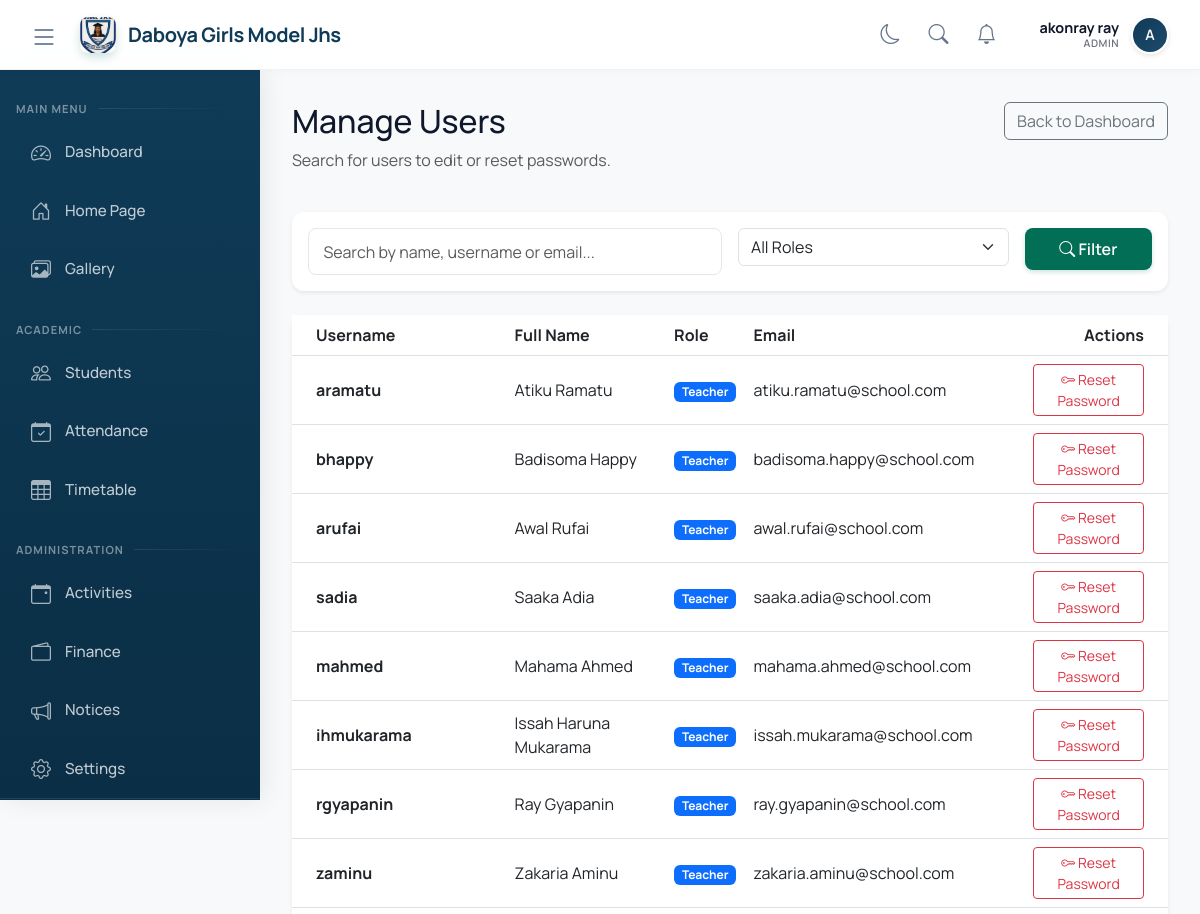
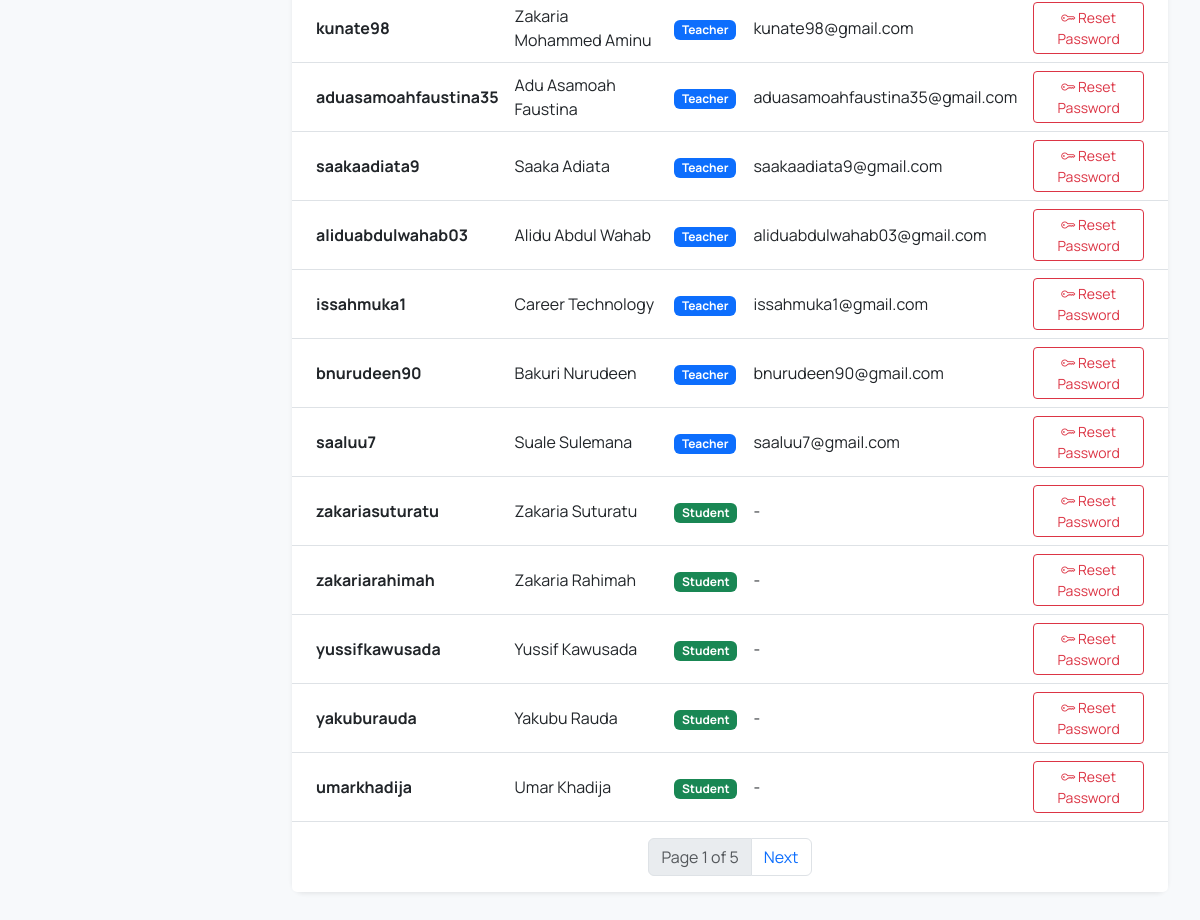
Screenshot of /accounts/users/ (signed in) with the database file from the repository (2 pictures, top to bottom).
### academics/models.py (models this page shows, shortened)
class SchoolInfo(models.Model):
    name = models.CharField(max_length=200, default="Daboya Girls Model JHS")
    address = models.TextField(default="P.O. Box 6, Daboya, North Gonja District")
    phone = models.CharField(max_length=50, default="024-0852910")
    email = models.EmailField(default="info@daboyagirlsmodel.edu.gh")
    motto = models.CharField(max_length=200, default="Success, Our Concern")
    logo = models.ImageField(upload_to='school_logo/', null=True, blank=True)
    class Meta:
        verbose_name_plural = "School Information"

### accounts/models.py (models this page shows, shortened)
class User(AbstractUser):
    USER_TYPES = (
        ('admin', 'Admin'),
        ('teacher', 'Teacher'),
        ('student', 'Student'),
        ('parent', 'Parent'),
    )
    user_type = models.CharField(max_length=10, choices=USER_TYPES)
    phone = models.CharField(max_length=15, blank=True)
    address = models.TextField(blank=True)
    profile_picture = models.ImageField(upload_to='profiles/', null=True, blank=True)

### accounts/views.py (the view, shortened to what this page needs)
# urls.py: path('users/', views.manage_users, name='manage_users'),
@login_required
def manage_users(request):
    User = get_user_model()
    if getattr(request.user, 'user_type', 'none') != 'admin':
        messages.error(request, 'Access denied. Admin only.')
        return redirect('dashboard')
    query = request.GET.get('q', '')
    role_filter = request.GET.get('role', '')
    users_list = User.objects.all().order_by('-date_joined')
    if role_filter:
        users_list = users_list.filter(user_type=role_filter)
    paginator = Paginator(users_list, 20)
    page_number = request.GET.get('page')
    page_obj = paginator.get_page(page_number)
    return render(request, 'accounts/manage_users.html', {
        'users': page_obj,
        'query': query,
        'role_filter': role_filter
    })

### templates/accounts/manage_users.html (shortened to what this page needs)
{% extends 'base.html' %}
{% load crispy_forms_tags %}
{% block content %}
<div class="row mb-4">
    <div class="col-md-6">
        <h2>Manage Users</h2>
        <p class="text-muted">Search for users to edit or reset passwords.</p>
    </div>
    <div class="col-md-6 text-end">
        <a href="{% url 'dashboard' %}" class="btn btn-outline-secondary">Back to Dashboard</a>
    </div>
</div>
<div class="card border-0 shadow-sm mb-4">
    <div class="card-body">
        <form method="get" class="row g-3">
            <div class="col-md-6">
                <input type="text" name="q" class="form-control" placeholder="Search by name, username or email..." value="{{ query }}">
            </div>
            <div class="col-md-4">
                <select name="role" class="form-select">
                    <option value="">All Roles</option>
                </select>
            </div>
            <div class="col-md-2">
                <button type="submit" class="btn btn-primary w-100"><i class="bi bi-search"></i> Filter</button>
            </div>
        </form>
    </div>
</div>
<div class="card border-0 shadow-sm">
    <div class="card-body p-0">
        <div class="table-responsive">
            <table class="table table-hover align-middle mb-0">
                <thead class="bg-light">
                    <tr>
                        <th class="ps-4">Username</th>
                        <th>Full Name</th>
                        <th>Role</th>
                        <th>Email</th>
                        <th class="text-end pe-4">Actions</th>
                    </tr>
                </thead>
                <tbody>
                    {% for user in users %}
                    <tr>
                        <td class="ps-4 fw-bold">
                            {{ user.username }}
                        </td>
                        <td>{{ user.get_full_name }}</td>
                        <td>
                            {% if user.user_type == 'admin' %}<span class="badge bg-danger">Admin</span>
                            {% elif user.user_type == 'teacher' %}<span class="badge bg-primary">Teacher</span>
                            {% elif user.user_type == 'student' %}<span class="badge bg-success">Student</span>
                            {% elif user.user_type == 'parent' %}<span class="badge bg-warning text-dark">Parent</span>
                            {% else %}<span class="badge bg-secondary">{{ user.user_type }}</span>{% endif %}
                        </td>
                        <td>{{ user.email|default:"-" }}</td>
                        <td class="text-end pe-4">
                            <a href="{% url 'accounts:admin_password_reset' user.id %}" class="btn btn-sm btn-outline-danger">
                                <i class="bi bi-key"></i> Reset Password
                            </a>
                        </td>
                    </tr>
                    {% empty %}
                    <tr>
                        <td colspan="5" class="text-center py-5 text-muted">No users found.</td>
                    </tr>
                    {% endfor %}
                </tbody>
            </table>
        </div>
    </div>
    {% if users.paginator.num_pages > 1 %}
    <div class="card-footer bg-white border-0 py-3">
        <nav>
            <ul class="pagination justify-content-center mb-0">
                <li class="page-item disabled"><a class="page-link">Page {{ users.number }} of {{ users.paginator.num_pages }}</a></li>
                {% if users.has_next %}
                <li class="page-item"><a class="page-link" href="?page={{ users.next_page_number }}&q={{ query }}&role={{ role_filter }}">Next</a></li>
                {% endif %}
            </ul>
        </nav>
    </div>
    {% endif %}
</div>
{% endblock %}

### templates/base.html (shortened to what this page needs)
{% load static %}
<!DOCTYPE html>
<html lang="en">
<head>
    <link href="https://cdn.jsdelivr.net/npm/bootstrap@5.3.0/dist/css/bootstrap.min.css" rel="stylesheet">
    <link rel="stylesheet" href="https://cdn.jsdelivr.net/npm/bootstrap-icons@1.11.0/font/bootstrap-icons.css">
</head>
<body>
    <div class="main-container {% if not user.is_authenticated %}public-layout{% endif %}">
        {% if user.is_authenticated %}
        <header class="header">
            <div class="container-fluid px-3 px-lg-4">
                <div class="d-flex justify-content-between align-items-center">
                    <div class="d-flex align-items-center gap-2">
                        <button class="header-action-btn d-none d-lg-block me-2" onclick="toggleSidebar()">
                            <i class="bi bi-list fs-3"></i>
                        </button>
                        <div class="navbar-brand m-0">
                            <div class="header-brand-icon">
                                {% if school_logo %}
                                    <img src="{{ school_logo.url }}" alt="Logo" style="width: 100%; height: 100%; object-fit: cover; border-radius: 8px;">
                                {% else %}
                                    GM
                                {% endif %}
                            </div>
                            <span class="d-none d-sm-block">{{ school_name|default:"Girls Model JHS" }}</span>
                        </div>
                    </div>
                    <div class="d-flex align-items-center gap-2">
                        <button class="header-action-btn d-none d-lg-flex" onclick="toggleTheme()" title="Toggle Dark Mode">
                            <i class="bi bi-moon fs-5" id="themeIcon"></i>
                        </button>
                        <button class="header-action-btn" data-bs-toggle="modal" data-bs-target="#searchModal" title="Search (Ctrl+K)">
                            <i class="bi bi-search fs-5"></i>
                        </button>
                        {% if user.is_authenticated %}
                        <div class="dropdown">
                            <button class="header-action-btn" type="button" data-bs-toggle="dropdown" aria-expanded="False">
                                <i class="bi bi-bell fs-5"></i>
                            </button>
                        </div>
                        {% endif %}
                        <a href="{% url 'dashboard' %}" class="user-info ms-2">
                            <div class="d-none d-md-block text-end lh-sm">
                                <div class="fw-bold" style="font-size: 0.9rem;">{{ user.get_full_name }}</div>
                                <div class="text-uppercase" style="font-size: 0.65rem; opacity: 0.6; font-weight: 600; letter-spacing: 0.5px;">{{ user.user_type }}</div>
                            </div>
                            <div class="user-avatar">
                                {{ user.get_full_name|first|upper }}
                            </div>
                        </a>
                    </div>
                </div>
            </div>
        </header>
        <nav class="sidebar" id="sidebar">
            <h4 class="mb-2">Main Menu</h4>
            <div class="nav-item">
                <a href="{% url 'dashboard' %}" class="nav-link {% if request.resolver_match.url_name == 'dashboard' %}active{% endif %}" title="Dashboard">
                    <i class="bi bi-speedometer2"></i>
                    <span>Dashboard</span>
                </a>
            </div>
            <div class="nav-item">
                <a href="{% url 'home' %}" class="nav-link {% if request.resolver_match.url_name == 'home' %}active{% endif %}" title="Home Page">
                    <i class="bi bi-house-door"></i>
                    <span>Home Page</span>
                </a>
            </div>
            <div class="nav-item">
                <a href="{% url 'academics:gallery' %}" class="nav-link {% if request.resolver_match.url_name == 'gallery' %}active{% endif %}" title="Gallery">
                    <i class="bi bi-images"></i>
                    <span>Gallery</span>
                </a>
            </div>
            {% if user.user_type == 'admin' or user.user_type == 'teacher' %}
            <h4 class="mb-2 mt-4">Academic</h4>
            <div class="nav-item">
                <a href="{% url 'students:student_list' %}" class="nav-link {% if request.resolver_match.url_name == 'student_list' %}active{% endif %}" title="Students">
                    <i class="bi bi-people"></i>
                    <span>Students</span>
                </a>
            </div>
            <div class="nav-item">
                <a href="{% url 'students:mark_attendance' %}" class="nav-link {% if request.resolver_match.url_name == 'mark_attendance' %}active{% endif %}" title="Attendance">
                    <i class="bi bi-calendar-check"></i>
                    <span>Attendance</span>
                </a>
            </div>
            <div class="nav-item">
                <a href="{% url 'academics:timetable' %}" class="nav-link {% if request.resolver_match.url_name == 'timetable' %}active{% endif %}" title="Timetable">
                    <i class="bi bi-table"></i>
                    <span>Timetable</span>
                </a>
            </div>
            {% endif %}
            {% if user.user_type == 'admin' %}
            <h4 class="mb-2 mt-4">Administration</h4>
            <div class="nav-item">
                <a href="{% url 'academics:manage_activities' %}" class="nav-link {% if request.resolver_match.url_name == 'manage_activities' %}active{% endif %}" title="Activities">
                    <i class="bi bi-calendar-event"></i>
                    <span>Activities</span>
                </a>
            </div>
            <div class="nav-item">
                <a href="{% url 'finance:dashboard' %}" class="nav-link {% if 'finance' in request.resolver_match.app_names %}active{% endif %}" title="Finance">
                    <i class="bi bi-wallet2"></i>
                    <span>Finance</span>
                </a>
            </div>
            <div class="nav-item">
                <a href="{% url 'announcements:manage' %}" class="nav-link {% if 'announcements' in request.resolver_match.app_names %}active{% endif %}" title="Notices">
                    <i class="bi bi-megaphone"></i>
                    <span>Notices</span>
                </a>
            </div>
            <div class="nav-item">
                <a href="{% url 'academics:school_settings' %}" class="nav-link {% if request.resolver_match.url_name == 'school_settings' %}active{% endif %}" title="Settings">
                    <i class="bi bi-gear"></i>
                    <span>Settings</span>
                </a>
            </div>
            {% endif %}
            <div class="mt-auto p-3 border-top" style="border-color: rgba(255,255,255,0.1) !important;">
            </div>
        </nav>
        {% endif %}
        <main class="main-content {% if not user.is_authenticated %}w-100 m-0 p-0{% endif %}" id="mainContent">
            {% block content %}{% endblock %}
        </main>
    </div>
    <div class="position-fixed top-0 end-0 p-3" style="z-index: 1200; width: 320px;" id="toastContainer"></div>
</body>
</html>

### rows the page displays
SchoolInfo: name "Daboya Girls Model Jhs"
User: get_full_name "akonray ray", user_type "ADMIN", get_full_name|first "A"
User: username "aramatu", get_full_name "Atiku Ramatu", user_type "Teacher", email "atiku.ramatu@school.com"
User: username "bhappy", get_full_name "Badisoma Happy", user_type "Teacher", email "badisoma.happy@school.com"
User: username "arufai", get_full_name "Awal Rufai", user_type "Teacher", email "awal.rufai@school.com"
User: username "sadia", get_full_name "Saaka Adia", user_type "Teacher", email "saaka.adia@school.com"
User: username "mahmed", get_full_name "Mahama Ahmed", user_type "Teacher", email "mahama.ahmed@school.com"
User: username "ihmukarama", get_full_name "Issah Haruna Mukarama", user_type "Teacher", email "issah.mukarama@school.com"
User: username "rgyapanin", get_full_name "Ray Gyapanin", user_type "Teacher", email "ray.gyapanin@school.com"
User: username "zaminu", get_full_name "Zakaria Aminu", user_type "Teacher", email "zakaria.aminu@school.com"
User: username "kunate98", get_full_name "Zakaria Mohammed Aminu", user_type "Teacher", email "kunate98@gmail.com"
User: username "aduasamoahfaustina35", get_full_name "Adu Asamoah Faustina", user_type "Teacher", email "aduasamoahfaustina35@gmail.com"
User: username "saakaadiata9", get_full_name "Saaka Adiata", user_type "Teacher", email "saakaadiata9@gmail.com"
User: username "aliduabdulwahab03", get_full_name "Alidu Abdul Wahab", user_type "Teacher", email "aliduabdulwahab03@gmail.com"
User: username "issahmuka1", get_full_name "Career Technology", user_type "Teacher", email "issahmuka1@gmail.com"
User: username "bnurudeen90", get_full_name "Bakuri Nurudeen", user_type "Teacher", email "bnurudeen90@gmail.com"
User: username "saaluu7", get_full_name "Suale Sulemana", user_type "Teacher", email "saaluu7@gmail.com"
User: username "zakariasuturatu", get_full_name "Zakaria Suturatu", user_type "Student", email "-"
User: username "zakariarahimah", get_full_name "Zakaria Rahimah", user_type "Student", email "-"
User: username "yussifkawusada", get_full_name "Yussif Kawusada", user_type "Student", email "-"
User: username "yakuburauda", get_full_name "Yakubu Rauda", user_type "Student", email "-"
User: username "umarkhadija", get_full_name "Umar Khadija", user_type "Student", email "-"

### other values shown
{{ users.number }} "1"
{{ users.paginator.num_pages }} "5"
